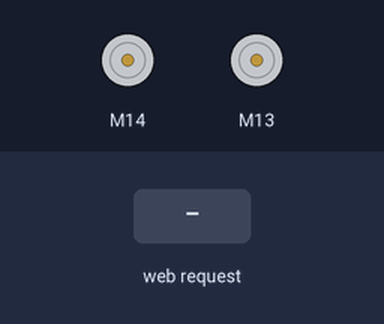
Recording of a sketch running on a simulated ESP8266 (NodeMCU). Shown: 2 × DC motor (green arrow = forward, orange = backward, longer = faster). Inputs (shaded band) come from the test bench. WiFi joins after 1.5 s; servers stay silent unless stated; what the sketch prints to the serial monitor is not drawn.

Above: at 3.2 s.
3.3 s: HTTP request GET /?State=F received
At 3.6 s:
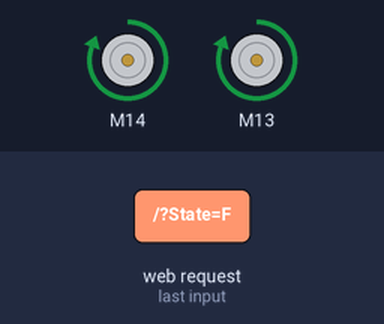
4.8 s: HTTP request GET /?State=B received
At 5.9 s:
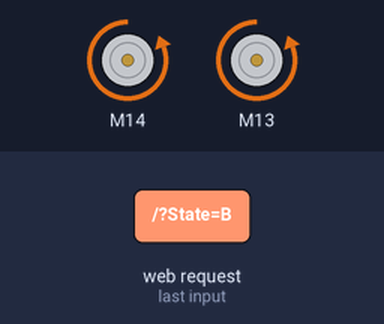
6.3 s: HTTP request GET /?State=L received
At 7.1 s:
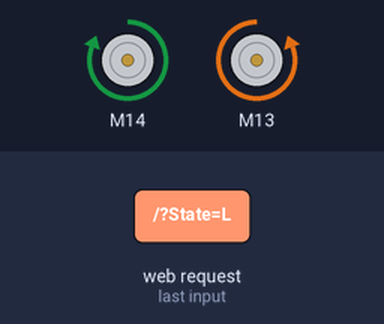
7.8 s: HTTP request GET /?State=R received
At 8.2 s:
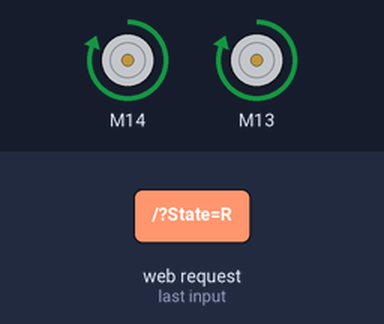
Timing chart, 0 to 10.8 s (numbered marks = the images above; inputs shaded):
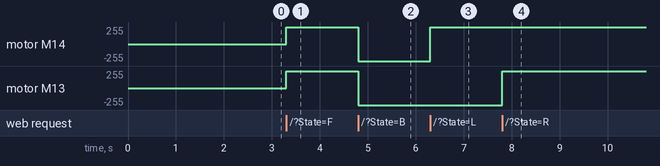

Measured:
- after the input at 3.3 s, motor M14, motor M13: stopped → forward 255/255 at once
- after the input at 4.8 s, motor M14, motor M13: forward 255/255 → backward 255/255 at once
- after the input at 6.3 s, motor M14: backward 255/255 → forward 255/255 at once
- after the input at 7.8 s, motor M13: backward 255/255 → forward 255/255 at once

The sketch:

smartcar.ino
```cpp
#include <L298NX2.h>
#include <ESP8266WiFi.h>
#include <WiFiClient.h>
#include <ESP8266WebServer.h>

// Pin definition
const uint8_t IN1_A = D5;
const uint8_t IN2_A = D6;

const uint8_t IN1_B = D7;
const uint8_t IN2_B = D8;

// Create one motor instance
L298NX2 motors(IN1_A, IN2_A, IN1_B, IN2_B);
int speedCar = 255;

const char* ssid = "";
const char* password = "";
ESP8266WebServer server(80);
String command;             //String to store app command state.

void wifiConnect() {
  WiFi.begin(ssid, password);
  Serial.println();
  Serial.print("Connecting to "); Serial.print(ssid);

  while (WiFi.status() != WL_CONNECTED) {
    delay(1000);
    Serial.print(".");
  }
  Serial.println('\n');
  Serial.println("Connection established!");
  Serial.print("IP address:\t");
  Serial.println(WiFi.localIP());
}

void initServer() {
  // Starting WEB-server
  server.on ( "/", HTTP_handleRoot );
  server.onNotFound ( HTTP_handleRoot );
  server.begin();
}

void setup() {
  Serial.begin(115200);
  Serial.println(" ");
  Serial.println("Init...");

  wifiConnect();
  initServer();

  // Set initial speed
  motors.setSpeed(speedCar);
}

void loop()
{
  server.handleClient();
  motors.setSpeed(speedCar);

  command = server.arg("State");
  if (command == "F") forward();
  else if (command == "B") backward();
  else if (command == "L") leftF();
  else if (command == "R") rightF();
  else if (command == "I") rightB();
  else if (command == "G") leftB();
  /*else if (command == "J") goBackRight();
    else if (command == "H") goBackLeft();*/
  else if (command == "S") Stop();
}

void HTTP_handleRoot(void) {
  if ( server.hasArg("State") ) {
    Serial.println(server.arg("State"));
  }
  server.send ( 200, "text/html", "" );
  delay(1);
}

void forward()
{
  Serial.println("forward.");
  motors.forward();
}

void backward()
{
  Serial.println("backward.");
  motors.backward();
}

void leftF()
{
  Serial.println("left forward.");
  motors.forwardA();
}

void rightF()
{
  Serial.println("right forward.");
  motors.forwardB();
}

void leftB()
{
  Serial.println("left backward.");
  motors.backwardA();
}

void rightB()
{
  Serial.println("right backward.");
  motors.backwardB();
}


void Stop()
{
  Serial.println("Stop.");
  motors.stop();
}
```
